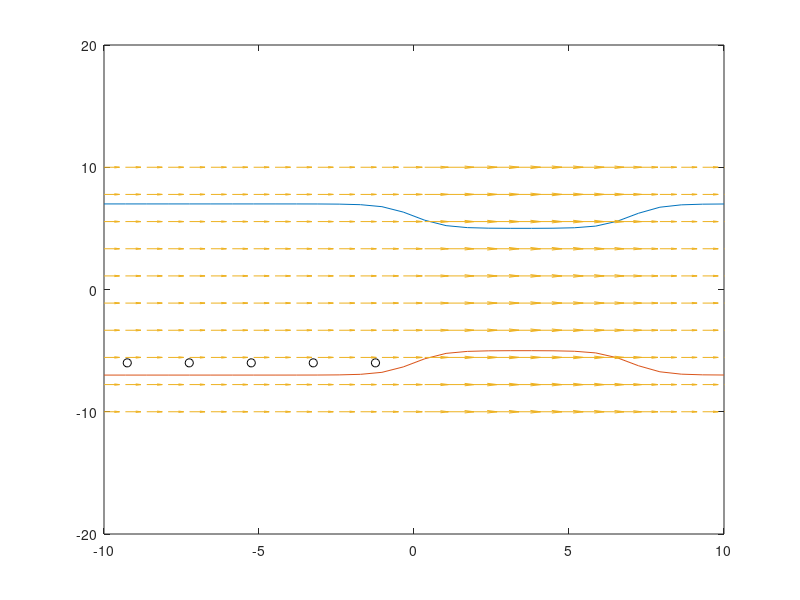
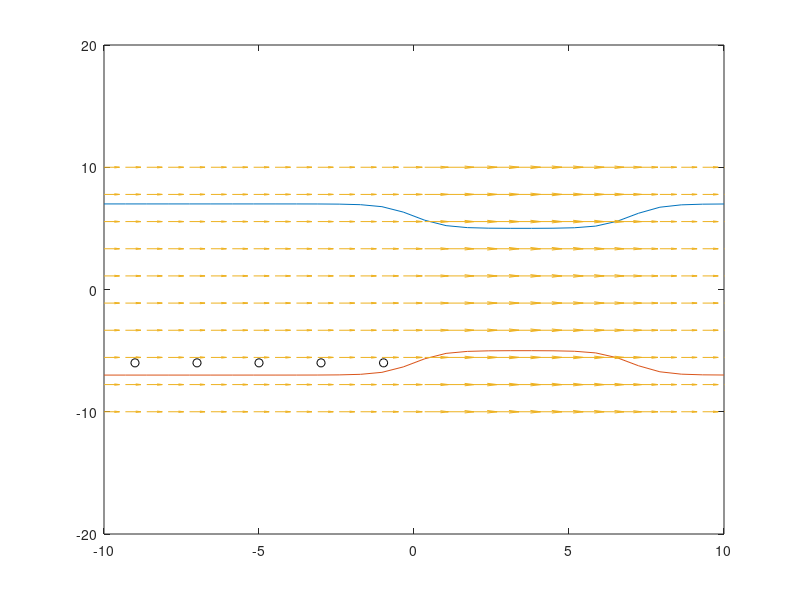
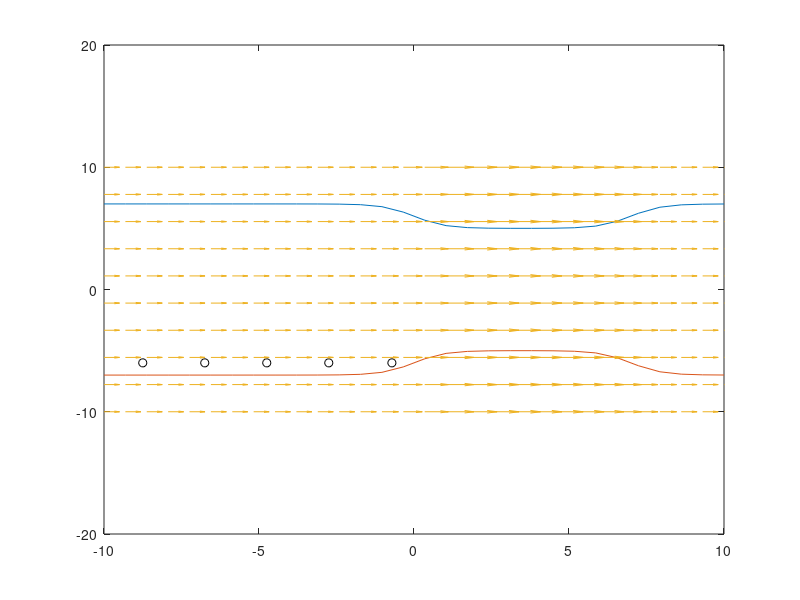
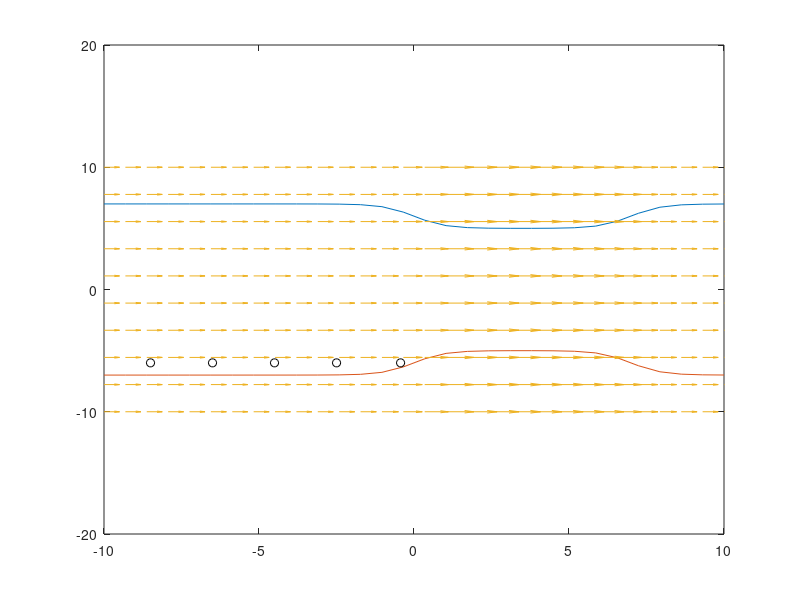

The MATLAB script that drew these images, in order: (Note: this script raises an error after producing the figures.)
l=-10;

u=10;

Nh=30;
Nv=10;
Np=10

v0=0.5;

x=linspace(l,u,Nh); 
y=linspace(l,u,Nv); 

[xg,yg]=meshgrid(x,y);

A=1/20;
B=7;


y1=@(z)-tanh(z)+tanh(z-B)+B;
y2=@(z) tanh(z)-tanh(z-B)-B;



%------------Velocity field------------

vx=(v0.*B.^2 ./(-tanh(xg)+tanh(xg-B)+B).^2);
vy=0 .*xg;

xp=zeros(1,Np);
yp=zeros(1,Np);
for i=1:Np
xp(i)=-1.5 - ((u-l)/Np)*(i-1);
yp(i)=-6; 
endfor



dt=0.5;



%xps=[xp] 
%yps=[yp]
k2=zeros(1,Np);

for i=1:50
disp('----')
disp(i)
disp('----')
      for j=1:Np  
   
          %velocity interpolation
          vxp = interp2 (xg, yg, vx, xp(j), yp(j),'spline');
          vyp = interp2 (xg, yg, vy, xp(j), yp(j),'spline');
          
          %actualize particle position
          xp(j) +=vxp*dt;
      
       
          yp(j) +=vyp*dt;
          
          if(yp(j)>y1(xp(j)))
            yp(j)=y1(xp(j));
            norm=sqrt(yp(j)^2+xp(j)^2);
            vxp=vxp*xp/norm; #the velocity is wrong, this is the projection on the position vector, not the tangent. correct!
            vyp=vyp*yp/norm;
            vyp=vyp*yp/norm;
          endif
          
        
          if(yp(j)<y2(xp(j)))
            k2(j)=1;
            disp(k(j))
            yp(j)=y2(xp(j));
            norm=sqrt(yp(j)^2+xp(j)^2);
            vxp=vxp*xp/norm;
            vyp=vyp*yp/norm;
          endif
if(k2(j)>0)
  yp(j)=y2(xp(j));
endif
 # disp(k(j))

#           norm=sqrt(yp(j)^2+xp(j)^2);
#           vxp=vxp*xp/norm;
#           vyp=vyp*yp/norm;

      endfor

plot(x,y1(x))
hold on
plot(x,y2(x))
axis([l u 2*l 2*u])
plot(xp,yp,'ko'); 
%---------------Plot vectorial field
h = quiver (xg, yg, vx, vy,'AutoScale','off');
hold off

%--------------Print plot
filename=sprintf('E:/Digipen/PHY250/2021/Fluid_simulation/vectorialfield/animation_sf/%05d.png',i);
print(filename);
  


%xps=[-10:0.5:xp] 
%yps=[0:0.5:yp]
endfor





  

  
